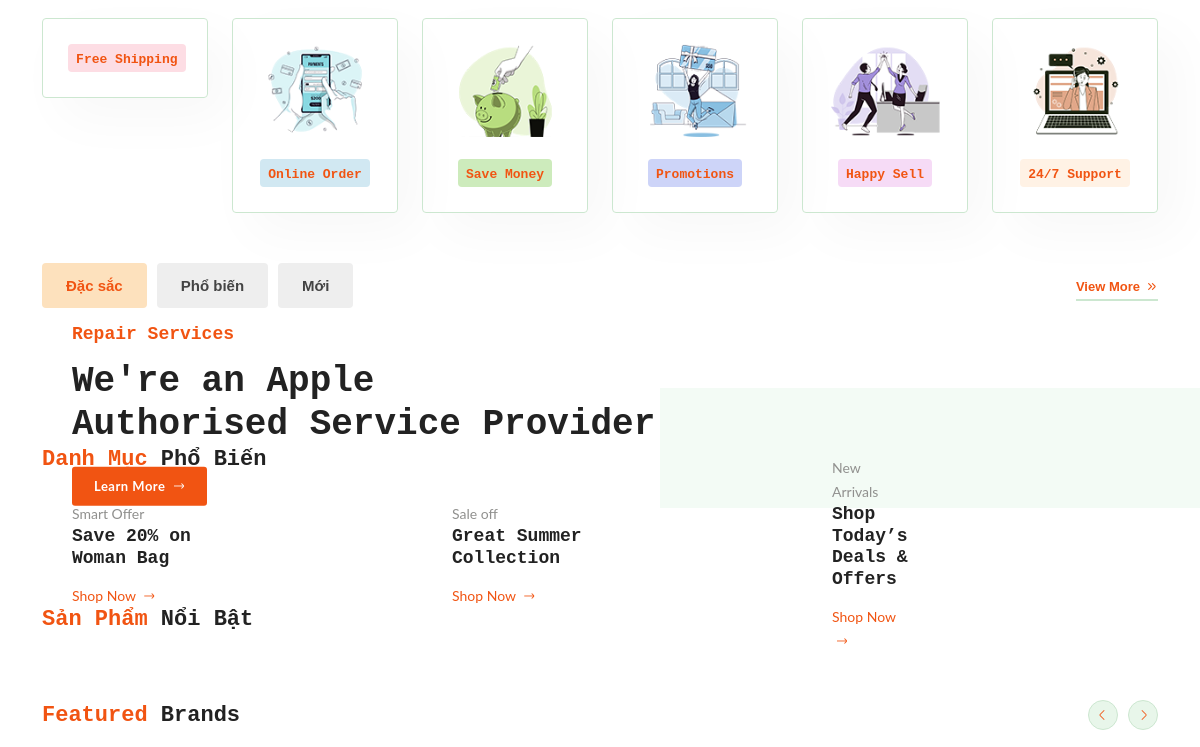
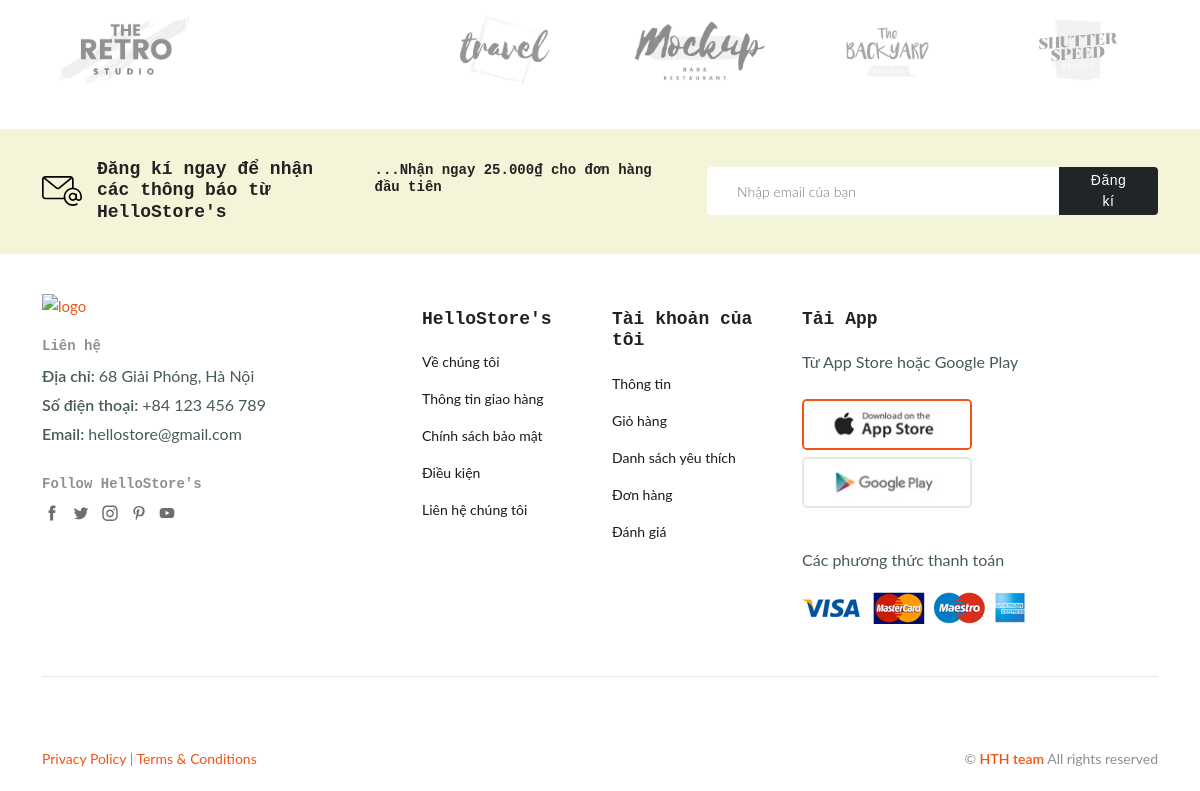
The app's page / (lower part), older data (2 pictures, top to bottom).
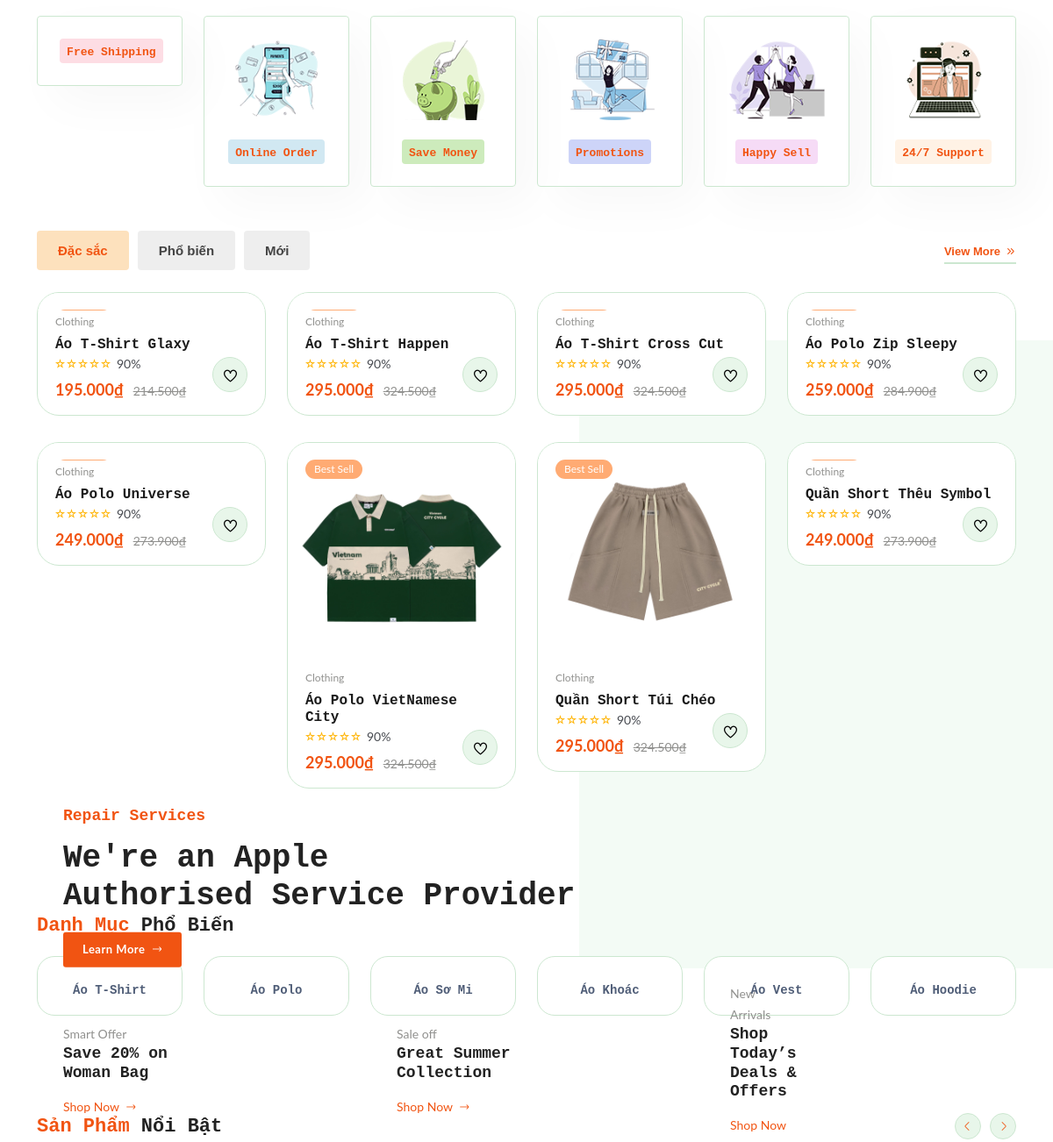
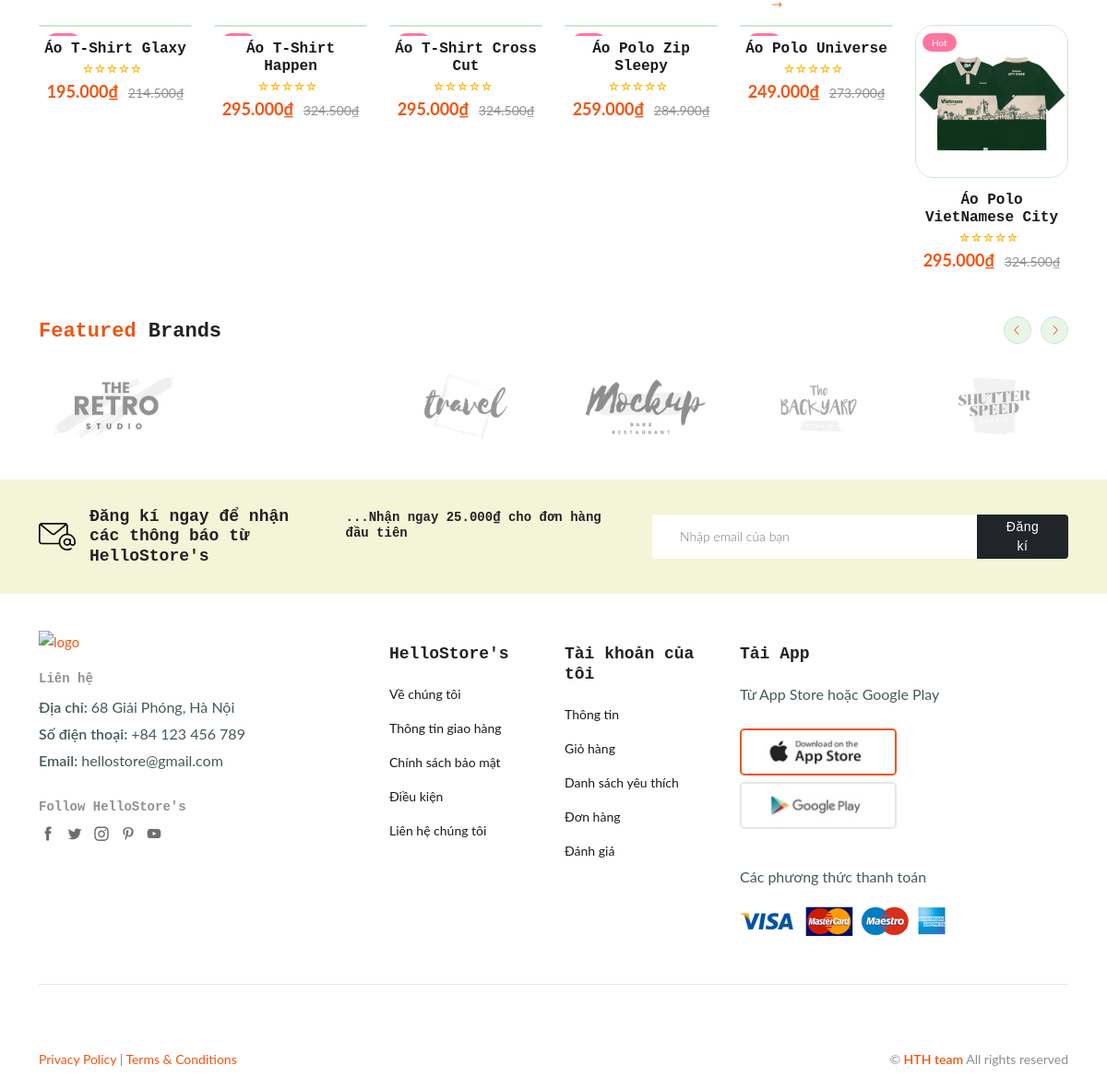
The same page, newer data (2 pictures, top to bottom).
### tables this page shows
CREATE TABLE `products` (
  `id` int(11) NOT NULL COMMENT 'PRODUCTS ID',
  `category_id` int(11) NOT NULL,
  `subcategory_id` int(11) NOT NULL,
  `product_name` varchar(128) NOT NULL,
  `product_summary` varchar(128) NOT NULL,
  `product_details` varchar(512) NOT NULL,
  `product_master_image` text NOT NULL,
  `product_image_one` text DEFAULT NULL,
  `product_image_two` text DEFAULT NULL,
  `product_image_three` text DEFAULT NULL,
  `product_price` double NOT NULL,
  `product_discount_price` double DEFAULT NULL,
  `discount_start` datetime DEFAULT NULL,
  `discount_ends` datetime DEFAULT NULL,
  `product_type` enum('Active','Inactive') NOT NULL DEFAULT 'Active',
  `product_featured` enum('YES','NO') NOT NULL DEFAULT 'NO',
  `product_tags` varchar(256) NOT NULL,
  `is_delete` enum('0','1') NOT NULL DEFAULT '0',
  `created_at` datetime DEFAULT NULL,
  `updated_at` datetime DEFAULT NULL
);

CREATE TABLE `subcategories` (
  `id` int(11) NOT NULL COMMENT 'SUBCATEGORIES ID',
  `category_id` int(11) NOT NULL,
  `subcategory_name` varchar(128) NOT NULL,
  `subcategory_status` enum('Active','Inactive') NOT NULL DEFAULT 'Active',
  `subcategory_banner` text NOT NULL,
  `is_delete` enum('0','1') NOT NULL DEFAULT '0',
  `created_at` datetime DEFAULT NULL,
  `updated_at` datetime DEFAULT NULL
);

### app/Controllers/View.php (called while the page is built, shortened)
<?php
class View
{
    public function loadContent($directory, $page_name)
    {
        include('resource/views/' . $directory . '/' . $page_name . '.php');
    }
}

### index.php (called while the page is built, shortened)
<?php
include('app/Controllers/View.php');
$view = new View();
$view->loadContent("include", "session");
$view->loadContent('include', 'top');
$view->loadContent('content', 'home');

### app/Models/Eloquent.php (called while the page is built, shortened)
<?php
class Eloquent
{
    public $connection;
    public function __construct()
    {
        $this->connection = new PDO('mysql:host=' . $GLOBALS['DBHOST'] . ';dbname=' . $GLOBALS['DBNAME'] . ';charset=utf8', $GLOBALS['DBUSER'], $GLOBALS['DBPASS']);
        $this->connection->setAttribute(PDO::ATTR_ERRMODE, PDO::ERRMODE_EXCEPTION);
        $this->connection->setAttribute(PDO::ATTR_EMULATE_PREPARES, false);
    }
    public function selectData(
        $columnName,
        $tableName,
        $whereValue = [],
        $inColumn = [],
        $inValue = [],
        $formatByGroup = [],
        $formatByOrder = 0,
        $paginate = [],
        $price = ['MIN' => 0, 'MAX' => 0]
    ) {
        try {
            if ($columnName == "*")
                $sql1 = "SELECT * FROM ";
            else {
                $sql1 = "SELECT ";
                foreach ($columnName as $eachColumn) {
                    $sql1 .= $eachColumn . ", ";
                }
                $sql1 = rtrim($sql1, ", ");
                $sql1 .= " FROM $tableName";
            }
            if ($inColumn != []) {
                $sql1 .= " WHERE ";
                $i = $j = 0;
                foreach ($inColumn as $eachColumn) {
                    $sql1 .= $eachColumn . " IN (";
                    foreach ($inValue as $eachValue) {
                        if ($i == $j){
                            $sql1 .= $eachValue . ", ";
                            break;
                        }
                        $j++;
                    }
                    $sql1 = rtrim($sql1, ", ");
                    $sql1 .= ") AND ";
                    $i++;
                }
                $sql1 = rtrim($sql1, "AND ");
            }
            if ($paginate != []) {
                $sql1 .= " LIMIT " . $paginate['START'] . ", " . $paginate['END'];
            }
            $query = $this->connection->prepare($sql1);
            $query->execute();
            $dataSelected = $query->fetchAll(PDO::FETCH_ASSOC);
            return $dataSelected;
        } catch (PDOException $e) {
            echo $e->getMessage();
        }
    }
}

### app/Controllers/HomeController.php (the view)
<?php
class HomeController extends Controller
{
    public function productLister($productList, $col = 3, $typeCard = ['' => ''])
    {
        foreach ($productList as $eachProduct) {
            if (empty($eachProduct['product_master_image']))
                $productImage = $GLOBALS['PRODUCT_DIRECTORY'] . "Image_not_available.png";
            else
                $productImage = $GLOBALS['PRODUCT_DIRECTORY'] . $eachProduct['product_master_image'];
            echo '<div class="col-lg-' . $col . ' col-md-4 col-sm-6 col-xs-6 col-6">
                <div class="product-cart-wrap mb-30">
                    <div class="product-img-action-wrap">
                        <div class="product-img product-img-zoom">
                            <a href="product-detail.php?id=' . $eachProduct['id'] . '">
                                <img class="default-img" src="' . $productImage . '" alt="">
                            </a>
                        </div>
                        <div class="product-badges product-badges-position product-badges-mrg">
                            <span class="' . key($typeCard) . '">' . ucwords($typeCard[key($typeCard)]) . '</span>
                        </div>
                    </div>
                    <div class="product-content-wrap">
                        <div class="product-category">
                            <a href="shop.html">Clothing</a>
                        </div>
                        <h2><a href="product-detail.php?id=' . $eachProduct['id'] . '">' . $eachProduct['product_name'] . '</a></h2>
                        <div class="rating-result" title="90%">
                            <span>
                                <span>90%</span>
                            </span>
                        </div>
                        <div class="product-price">
                            <span>' . number_format($eachProduct['product_price'], 0, ",", ".") . $GLOBALS['CURRENCY'] . '</span>
                            <span class="old-price">' . number_format($eachProduct['product_price'] *= 1.1, 0, ",", ".") . $GLOBALS['CURRENCY'] . '</span>
                        </div>
                        <form class="product-action-1 show">
                            <input type="hidden" id="cart_product_name_' . $eachProduct['id'] . '" value="' . $eachProduct['product_name'] . '"/>
                            <input type="hidden" id="qty_' . $eachProduct['id'] . '" value="1"/>
                            <button data-itemid="' . $eachProduct['id'] . '" aria-label="Yêu thích" class="action-btn hover-up add_to_favourite">
                                <i class="fi-rs-heart"></i>
                            </button>
                        </form>
                    </div>
                </div>
            </div>';
        }
    }
}

### resource/views/content/home.php (shortened to what the changed rows need)
<?php
$homeController = new HomeController();
$eloquent = new Eloquent();
$columnName = ['*'];
$tableName = 'products';
$whereValue = [];
$inColumn = [];
$inValue = [];
$formatByGroup = [];
$formatByOrder = 0;
$paginate = ['START' => 0, 'END' => 8];
$productList = $eloquent->selectData($columnName, $tableName, $whereValue, $inColumn, $inValue, $formatByGroup, $formatByOrder, $paginate);
$subCategoryList = $eloquent->selectData(['*'], 'subcategories', [], [], [], [], 0, ['START' => 0, 'END' => 6]);
?>
<main class="main">
    <section class="product-tabs section-padding position-relative wow fadeIn animated">
        <div class="container">
            <div class="tab-content wow fadeIn animated" id="myTabContent">
                <div class="tab-pane fade show active" id="tab-one" role="tabpanel" aria-labelledby="tab-one">
                    <div class="row product-grid-4">
                        <?php
                        $homeController->productLister($productList, $col = 3, ['best' => 'best sell']);
                        ?>
                    </div>
                </div>
            </div>
        </div>
    </section>
    <section class="banner-2 section-padding pb-0">
        <div class="container">
            <div class="banner-img banner-big wow fadeIn animated f-none">
                <div class="banner-text d-md-block d-none">
                    <h1 class="fw-600 mb-20">We're an Apple <br>Authorised Service Provider</h1>
                </div>
            </div>
        </div>
    </section>
    <section class="popular-categories section-padding mt-15 mb-25">
        <div class="container wow fadeIn animated">
            <div class="carausel-6-columns-cover position-relative">
                <div class="carausel-6-columns" id="carausel-6-columns">
                    <?php
                    foreach ($subCategoryList as $eachSubCategory) {
                    ?>
                        <div class="card-1">
                            <h5><a href="product-category.php?subCategoryId=<?= $eachSubCategory['id'] ?>"><?= $eachSubCategory['subcategory_name'] ?></a></h5>
                        </div>
                    <?php
                    }
                    ?>
                </div>
            </div>
        </div>
    </section>
    <section class="section-padding">
        <div class="container wow fadeIn animated">
            <div class="carausel-6-columns-cover position-relative">
                <div class="carausel-6-columns carausel-arrow-center" id="carausel-6-columns-2">
                    <?php
                    foreach ($productList as $eachProduct) {
                        $imageProductDefault = $GLOBALS['PRODUCT_DIRECTORY'] . $eachProduct['product_master_image'];
                    ?>
                        <div class="product-cart-wrap small hover-up">
                            <div class="product-img-action-wrap">
                                <div class="product-img product-img-zoom">
                                    <a href="product-detail.php?id=<?= $eachProduct['id'] ?>">
                                        <img class="default-img" src="<?= $imageProductDefault ?>" alt="">
                                    </a>
                                </div>
                                <div class="product-badges product-badges-position product-badges-mrg">
                                    <span class="hot">Hot</span>
                                </div>
                            </div>
                            <div class="product-content-wrap">
                                <h2><a href="product-detail.php?id=<?= $eachProduct['id'] ?>"><?= $eachProduct['product_name'] ?></a></h2>
                                <div class="rating-result" title="90%">
                                </div>
                                <div class="product-price">
                                    <span><?= number_format($eachProduct['product_price'], 0, ",", ".") . $GLOBALS['CURRENCY'] ?></span>
                                    <span class="old-price"><?= number_format($eachProduct['product_price'] *= 1.1, 0, ",", ".") . $GLOBALS['CURRENCY'] ?></span>
                                </div>
                            </div>
                        </div>
                    <?php
                    }
                    ?>
                </div>
            </div>
        </div>
    </section>
</main>

Row changes from the older to the newer data that the page shows:
added products: product_name "Áo T-Shirt Glaxy", product_price "195.000", product_price "214.500"
added products: product_name "Áo T-Shirt Happen", product_price "295.000", product_price "324.500"
added products: product_name "Áo T-Shirt Cross Cut", product_price "295.000", product_price "324.500"
added products: product_name "Áo Polo Zip Sleepy", product_price "259.000", product_price "284.900"
added products: product_name "Áo Polo Universe", product_price "249.000", product_price "273.900"
added products: product_master_image (picture), typeCard "Best Sell", product_name "Áo Polo VietNamese City", product_price "295.000", product_price "324.500"
added products: product_master_image (picture), typeCard "Best Sell", product_name "Quần Short Túi Chéo", product_price "295.000", product_price "324.500", shown under "24/7 Support"
added products: product_name "Quần Short Thêu Symbol", product_price "249.000", product_price "273.900", shown under "24/7 Support"
added subcategories: subcategory_name "Áo T-Shirt"
added subcategories: subcategory_name "Áo Polo"
added subcategories: subcategory_name "Áo Sơ Mi"
added subcategories: subcategory_name "Áo Khoác"
added subcategories: subcategory_name "Áo Vest"
added subcategories: subcategory_name "Áo Hoodie"
